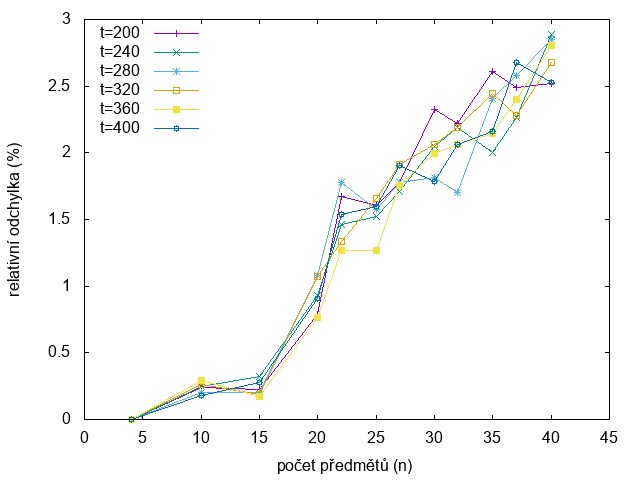

This figure's gnuplot source:
set terminal png
set key left top
set xlabel "počet předmětů (n)"
set ylabel "relativní odchylka (%)"
set style fill solid 1.00 border
set xrange [0:45]
set boxwidth 1.2
plot "acc-initial-temperature.txt" using 1:2 title 't=200' with lp, \
     "acc-initial-temperature.txt" using 1:3 title "t=240" with lp, \
     "acc-initial-temperature.txt" using 1:4 title "t=280" with lp, \
     "acc-initial-temperature.txt" using 1:5 title "t=320" with lp, \
     "acc-initial-temperature.txt" using 1:6 title "t=360" with lp, \
     "acc-initial-temperature.txt" using 1:7 title "t=400" with lp, \
